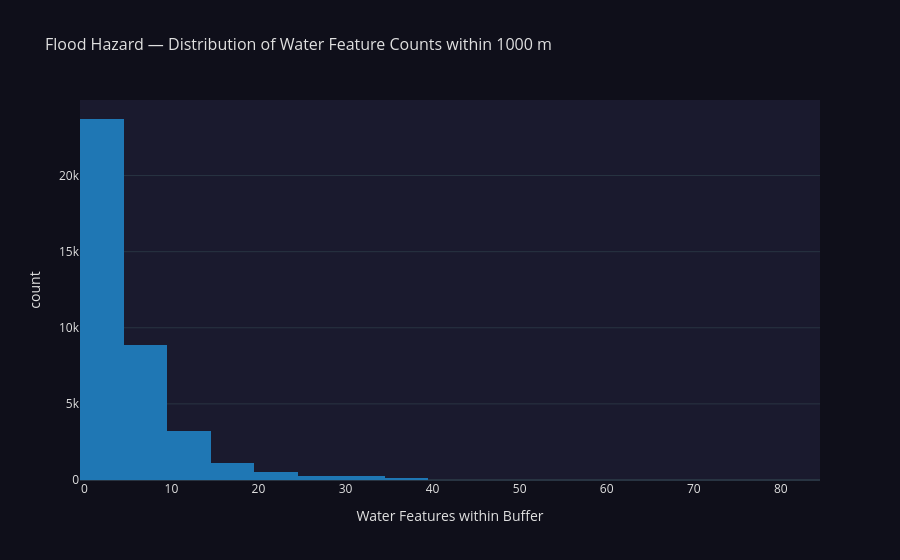
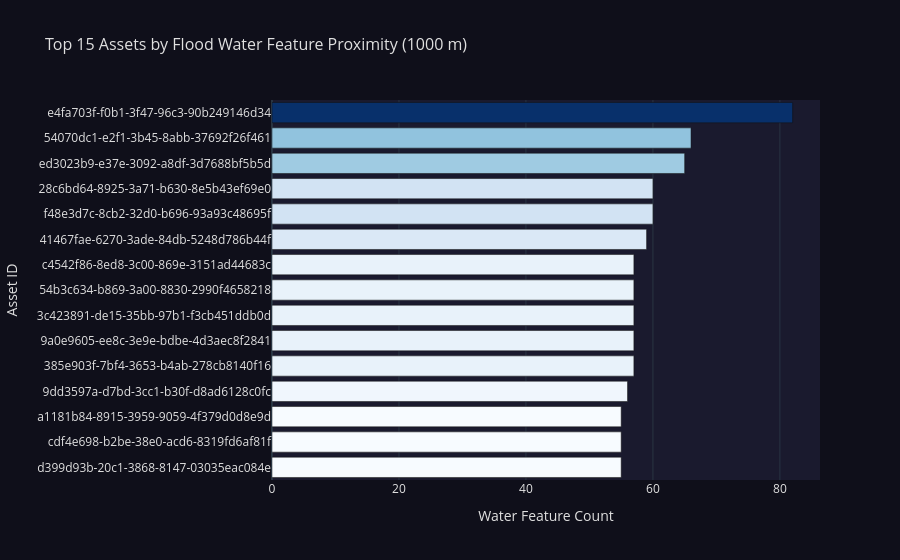

The notebook cell saved with these charts, in order:
### Code cell
# =============================================================================
# Step 3 Visualization -- Flood Hazard Proximity
# =============================================================================

flood_pd = flood_proximity.select("asset_id", "flood_water_count").toPandas()
top_flood_pd = flood_proximity.orderBy(F.desc("flood_water_count")).limit(15).toPandas()

plot_setup_step3_flood(flood_pd, top_flood_pd, FLOOD_BUFFER_M)

### Figure 1 — Plotly figure (JSON) as saved in the notebook; plotly's stock layout.template omitted (floating-point values rounded to 4 significant figures; data arrays with more than 128 entries replaced by an {"elided": "..."} marker saying what was removed)
{"data": [{"bingroup": "x", "hovertemplate": "Water Features within Buffer=%{x}<br>count=%{y}<extra></extra>", "legendgroup": "", "marker": {"color": "#1f77b4", "pattern": {"shape": ""}}, "name": "", "nbinsx": 40, "orientation": "v", "showlegend": false, "type": "histogram", "x": {"elided": "38099 int values"}, "xaxis": "x", "yaxis": "y"}], "layout": {"barmode": "relative", "font": {"color": "#e0e0e0"}, "legend": {"tracegroupgap": 0}, "paper_bgcolor": "#0f0f1a", "plot_bgcolor": "#1a1a2e", "title": {"font": {"size": 16}, "text": "Flood Hazard — Distribution of Water Feature Counts within 1000 m"}, "xaxis": {"anchor": "y", "domain": [0, 1], "title": {"text": "Water Features within Buffer"}}, "yaxis": {"anchor": "x", "domain": [0, 1], "title": {"text": "count"}}}}

### Figure 2 — Plotly figure (JSON) as saved in the notebook; plotly's stock layout.template omitted (floating-point values rounded to 4 significant figures)
{"data": [{"hovertemplate": "Water Feature Count=%{marker.color}<br>Asset ID=%{y}<extra></extra>", "legendgroup": "", "marker": {"color": [82, 66, 65, 60, 60, 59, 57, 57, 57, 57, 57, 56, 55, 55, 55], "coloraxis": "coloraxis", "pattern": {"shape": ""}}, "name": "", "orientation": "h", "showlegend": false, "textposition": "auto", "type": "bar", "x": [82, 66, 65, 60, 60, 59, 57, 57, 57, 57, 57, 56, 55, 55, 55], "xaxis": "x", "y": ["e4fa703f-f0b1-3f47-96c3-90b249146d34", "54070dc1-e2f1-3b45-8abb-37692f26f461", "ed3023b9-e37e-3092-a8df-3d7688bf5b5d", "28c6bd64-8925-3a71-b630-8e5b43ef69e0", "f48e3d7c-8cb2-32d0-b696-93a93c48695f", "41467fae-6270-3ade-84db-5248d786b44f", "c4542f86-8ed8-3c00-869e-3151ad44683c", "54b3c634-b869-3a00-8830-2990f4658218", "3c423891-de15-35bb-97b1-f3cb451ddb0d", "9a0e9605-ee8c-3e9e-bdbe-4d3aec8f2841", "385e903f-7bf4-3653-b4ab-278cb8140f16", "9dd3597a-d7bd-3cc1-b30f-d8ad6128c0fc", "a1181b84-8915-3959-9059-4f379d0d8e9d", "cdf4e698-b2be-38e0-acd6-8319fd6af81f", "d399d93b-20c1-3868-8147-03035eac084e"], "yaxis": "y"}], "layout": {"barmode": "relative", "coloraxis": {"colorbar": {"title": {"text": "Water Feature Count"}}, "colorscale": [[0, "rgb(247,251,255)"], [0.125, "rgb(222,235,247)"], [0.25, "rgb(198,219,239)"], [0.375, "rgb(158,202,225)"], [0.5, "rgb(107,174,214)"], [0.625, "rgb(66,146,198)"], [0.75, "rgb(33,113,181)"], [0.875, "rgb(8,81,156)"], [1, "rgb(8,48,107)"]], "showscale": false}, "font": {"color": "#e0e0e0"}, "legend": {"tracegroupgap": 0}, "paper_bgcolor": "#0f0f1a", "plot_bgcolor": "#1a1a2e", "title": {"font": {"size": 16}, "text": "Top 15 Assets by Flood Water Feature Proximity (1000 m)"}, "xaxis": {"anchor": "y", "domain": [0, 1], "title": {"text": "Water Feature Count"}}, "yaxis": {"anchor": "x", "autorange": "reversed", "domain": [0, 1], "title": {"text": "Asset ID"}}}}
